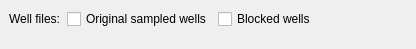
            <widget class="QWidget" name="wellPage_3">
             <property name="geometry">
              <rect>
               <x>0</x>
               <y>0</y>
               <width>416</width>
               <height>49</height>
              </rect>
             </property>
             <attribute name="label">
              <string>Well output</string>
             </attribute>
             <layout class="QGridLayout" name="_40">
              <property name="margin">
               <number>9</number>
              </property>
              <property name="spacing">
               <number>6</number>
              </property>
              <item row="0" column="1">
               <layout class="QHBoxLayout" name="_41">
                <property name="spacing">
                 <number>6</number>
                </property>
                <property name="margin">
                 <number>0</number>
                </property>
                <item>
                 <widget class="QCheckBox" name="oWellCheckBox">
                  <property name="toolTip">
                   <string>Following original sampling density</string>
                  </property>
                  <property name="text">
                   <string>Original sampled wells</string>
                  </property>
                 </widget>
                </item>
                <item>
                 <widget class="QCheckBox" name="oBlockedWellCheckBox">
                  <property name="toolTip">
                   <string>Sampled to internal grid resolution</string>
                  </property>
                  <property name="text">
                   <string>Blocked wells</string>
                  </property>
                 </widget>
                </item>
                <item>
                 <spacer>
                  <property name="orientation">
                   <enum>Qt::Horizontal</enum>
                  </property>
                  <property name="sizeHint" stdset="0">
                   <size>
                    <width>40</width>
                    <height>20</height>
                   </size>
                  </property>
                 </spacer>
                </item>
               </layout>
              </item>
              <item row="0" column="0">
               <widget class="QLabel" name="oWellFileLabel">
                <property name="toolTip">
                 <string>&lt;qt&gt;Which wells should be in the output?</string>
                </property>
                <property name="text">
                 <string>Well files:</string>
                </property>
               </widget>
              </item>
              <item row="1" column="1">
               <spacer>
                <property name="orientation">
                 <enum>Qt::Vertical</enum>
                </property>
                <property name="sizeHint" stdset="0">
                 <size>
                  <width>20</width>
                  <height>40</height>
                 </size>
                </property>
               </spacer>
              </item>
             </layout>
            </widget>
